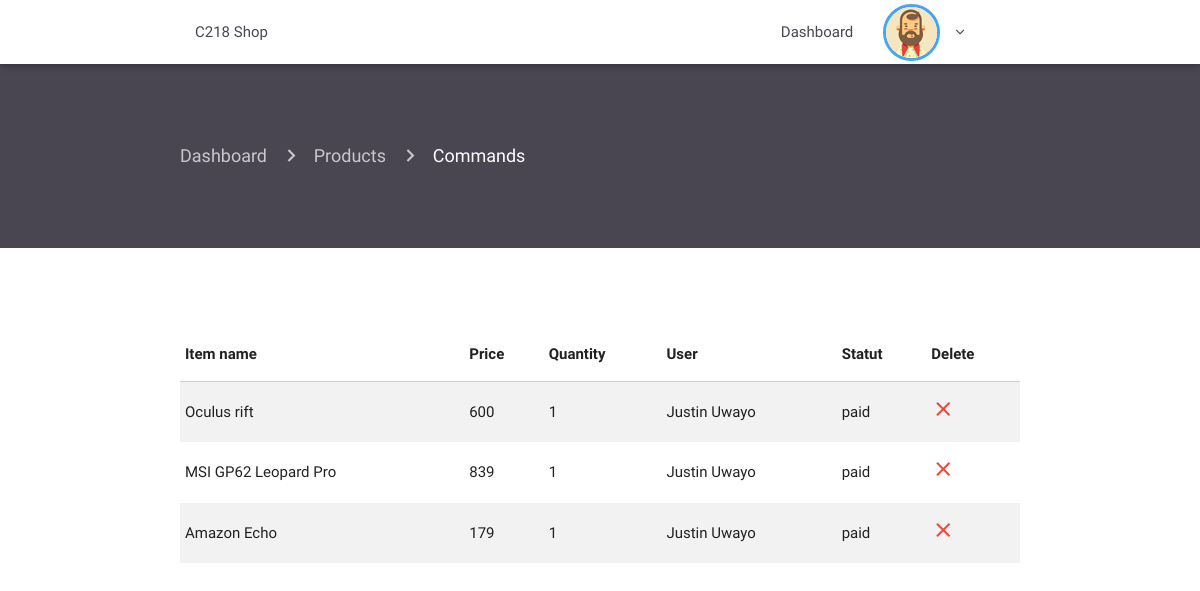
Before: /admin/editproduct.php (signed in) with the older database file.
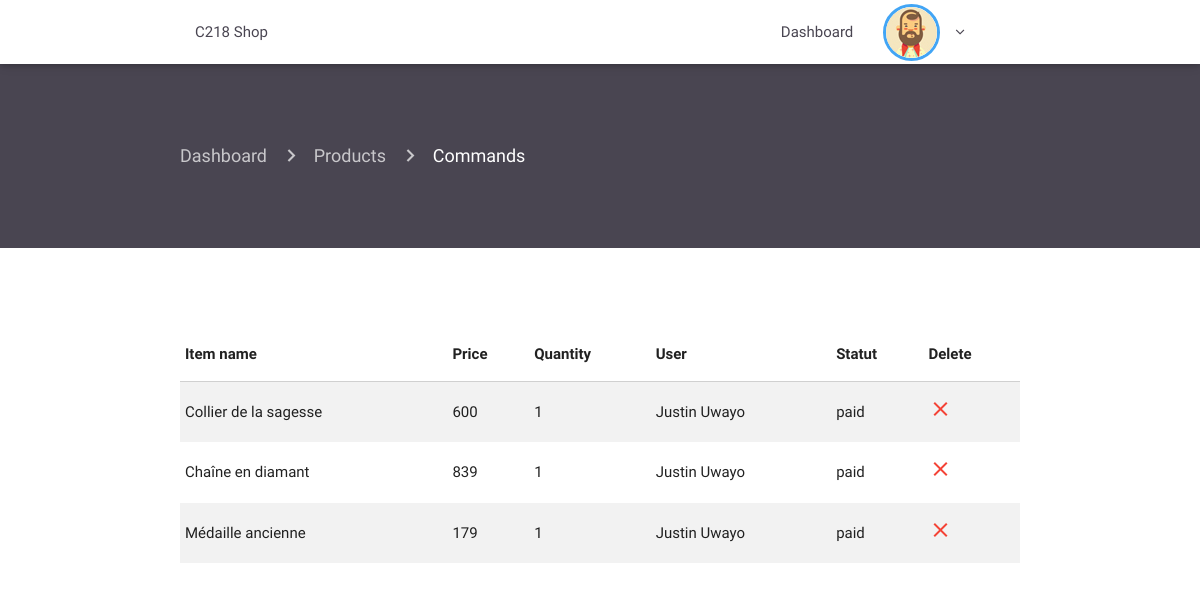
After: the same page with the newer database file.
### tables this page shows
CREATE TABLE `product` (
  `id` int(11) NOT NULL,
  `id_category` int(11) NOT NULL,
  `name` varchar(1000) NOT NULL,
  `description` varchar(1000) NOT NULL,
  `price` int(11) NOT NULL,
  `id_picture` int(11) NOT NULL,
  `thumbnail` varchar(1000) NOT NULL,
  `promo` varchar(1000) NOT NULL
);

### admin/editproduct.php (the view, shortened to what this page needs)
<?php
require 'includes/header.php';
require 'includes/navconnected.php'; ?>
<div class="container-fluid product-page">
    <div class="container current-page">
        <nav>
            <div class="nav-wrapper">
                <div class="col s12">
                    <a href="index" class="breadcrumb">Dashboard</a>
                    <a href="infoproduct" class="breadcrumb">Products</a>
                    <a href="editproduct" class="breadcrumb">Commands</a>
                </div>
            </div>
        </nav>
    </div>
</div>
<div class="container scroll">
    <table class="highlight striped">
        <thead>
        <tr>
            <th data-field="name">Item name</th>
            <th data-field="price">Price</th>
            <th data-field="quantity">Quantity</th>
            <th data-field="user">User</th>
            <th data-field="statut">Statut</th>
            <th data-field="delete">Delete</th>
        </tr>
        </thead>
        <tbody>
        <?php
        include '../db.php';
        $queryfirst = "SELECT
product.id as 'id',
product.name as 'name',
product.price as 'price',
SUM(command.quantity),
command.statut as 'statut',
command.id_produit,
command.quantity as 'quantity',
command.id_user as 'user'
FROM product, command
WHERE product.id = command.id_produit
GROUP BY command.id
ORDER BY SUM(command.id_user) DESC ";
        $resultfirst = $connection->query($queryfirst);
        if ($resultfirst->num_rows > 0) {
            while ($rowfirst = $resultfirst->fetch_assoc()) {
                $idp = $rowfirst['id'];
                $name = $rowfirst['name'];
                $statut = $rowfirst['statut'];
                $quantity = $rowfirst['quantity'];
                $price = $rowfirst['price'];
                $user = $rowfirst['user'];
                $queryuser = "SELECT firstname, lastname FROM users WHERE id = '$user'";
                $resultuser = $connection->query($queryuser);
                if ($resultuser->num_rows > 0) {
                    while ($rowuser = $resultuser->fetch_assoc()) {
                        $userfirstname = $rowuser['firstname'];
                        $userlasttname = $rowuser['lastname'];
                        ?>
                        <tr>
                            <td><?= $name; ?></td>
                            <td><?= $price; ?></td>
                            <td><?= $quantity; ?></td>
                            <td><?php echo " $userfirstname " . " $userlasttname"; ?></td>
                            <td><?= $statut; ?></td>
                            <td><a href="deletecmd.php?id=<?= $idp; ?>&userid=<?= $user; ?>"><i
                                            class="material-icons red-text">close</i></a></td>
                        </tr>
                    <?php }
                }
            }
        } ?>
        </tbody>
    </table>
</div>
<?php require 'includes/footer.php'; ?>

Changed rows visible on the page:
changed product: name "Oculus rift" → "Collier de la sagesse"
changed product: name "MSI GP62 Leopard Pro" → "Chaîne en diamant"
changed product: name "Amazon Echo" → "Médaille ancienne"
